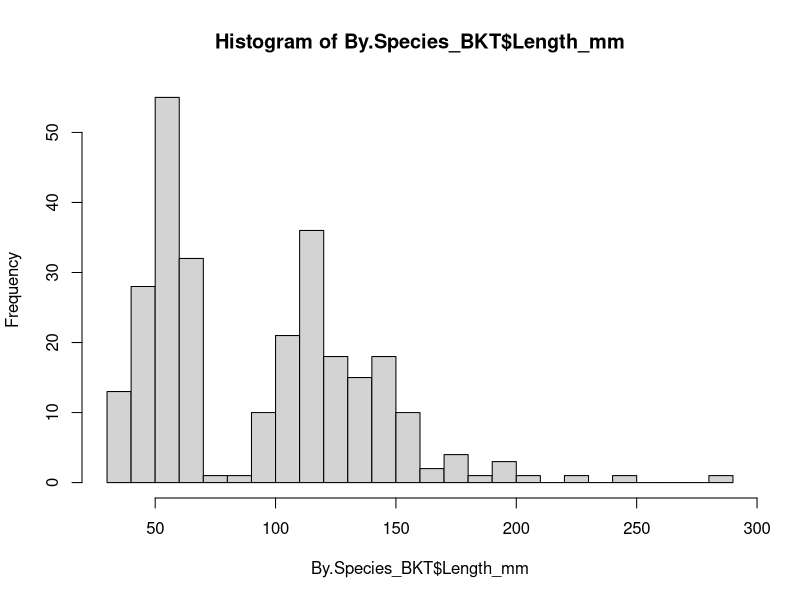

This figure's R source:
#Set working Directory 

setwd("C:/GitHub/johnson_capstone/spring")
#HI

#Now Need to read in data files

#First we will need to download the readxl package since one out of the three data sets is a .xlsx

install.packages("readxl")
library(readxl)

#Install package tidy R 
install.packages("tidyr")
library(tidyr)

AllFishRec <- read_excel ("All_FishRecords.xlsx")
AllFishSurvey <- read.csv("All_FishSurvey.csv")

#To arrange dates in right order, install dplyr package.
install.packages("dplyr")
library(dplyr)


By.Site2 <- subset(AllFishRec, waterName == "Painter.Run")
By.Site1 <- subset(AllFishRec, waterName == "Painter Run")
By.Site <- rbind(By.Site2, By.Site1)

By.Species_BKT <- By.Site %>%
  mutate(
    StreamName = "Painter.Run") %>%
  filter(Species == "Brook Trout"
  )

PainterEventInfo <- subset(AllFishSurvey, AllFishSurvey$SiteCode == "Painter.LittleBear")


#To build a lopp for all the sites, its easier to chose one site and mess around with that first instead of trying all the sites at once!
#Also to make things easier, lets choose a site that has been quality control checked for temp data!
#Painter run aka Painter.LittleBear will be our first choice and its already quality control checked. 

#Now need to read in land temp and stream temp data Painter  
#These two are .csv's though so we have to read them in using the read.csv command 

Painter_LT <- read.csv("Painter_Land_X_QC.csv")

Painter_ST00 <- read.csv("Painter_Stream_X_QC.csv")

Painter_ST01 <- read.csv("Painter_Stream0_X_QC.csv")

#The problem is the stream temperature data is split up into two data sets, and I want them as 1 data set.
#So lets merge the two. 

Painter_ST <- merge(Painter_ST00, Painter_ST01, all = TRUE)


#Now to arrange dates in right order:
Painter_ST <- arrange(Painter_ST, DateTime)

#Now need to get R to reed this as a year date and time rather than a string of numbers.

class(Painter_LT$DateTime)
class(Painter_ST$DateTime)

#It's eneterd as a character, so need to change it to POSIXct
#First do land temp

Painter_LT$DateTime <- as.POSIXct(Painter_LT$DateTime)
class(Painter_LT$DateTime)

summary(Painter_LT)

#Do same thing for stream temp 

Painter_ST$DateTime <- as.POSIXct(Painter_ST$DateTime)
class(Painter_ST$DateTime)

summary(Painter_ST)


#Filter All things in the AllFishRec survey that haave "Painter.Run" in the water name. 
#Also filter all "Brook Trout" from the Species columnn out of the By.Site data set. 

By.Site2 <- subset(AllFishRec, waterName == "Painter.Run")
By.Site1 <- subset(AllFishRec, waterName == "Painter Run")
By.Site <- rbind(By.Site2, By.Site1)

By.Species_BKT <- By.Site %>%
  mutate(
    StreamName = "Painter.Run") %>%
  filter(Species == "Brook Trout"
  )

#The next three factors are all Fish factors!
#Ratio

#Next figure out how to seperate fish less than or equal to certain lengths and then how to make ratio, CPUE, and then how to get fish survesy and temp both togehter to analyze?

#The next step is to classify what Brook Trout are Juvenile/Young of year (YOY) and adults bu size. 
#Based on literature searches, The range for juvenile Brook Trout is 7 to 10 inches and adults are 100 to 120mm. 
#For our protocols, we take fish lengths in milometers (mm). 
#That makes Juvenile Brook trout 70 to 100mm and adults greater than  or equal to 101mm. 
#So anything anything equal to 100mm or less will be a juvenile Trout. Anything greater than or equal to 101mm will be considered an adult Brook Trout. 
#These numbers will likely need to change. 

YOY <- subset(By.Species_BKT, By.Species_BKT$Length_mm <100)
Adult <- subset(By.Species_BKT, By.Species_BKT$Length_mm >101)

YOY$AgeClass <- c(rep("YOY", nrow(YOY)))

Adult$AgeClass <- c(rep("Adult", nrow(Adult)))

Fish.Age.Site <- rbind(YOY, Adult)


hist(By.Species_BKT$Length_mm, breaks = 20)

#Seems adults start at 90, juveniles start at 70? Ask Sara

#Messing with Catch per Unit Effort Stuff bellow

AllFishSurvey <- read_excel("All_FishSurvey.xlsx")

#Bellow is the one you want and that works for pulling event info for certain sites 

#In order to calculate CPUE for Painter Run, I need to pull dates, widths, and shock times from the AllFishSurvey data frame. 
PainterEventInfo <- subset(AllFishSurvey, AllFishSurvey$SiteCode == "Painter.LittleBear")
#Should I only use Painter.LittleBear as painter run or should i use other one as well like Painter.Elk , the UNT, etc???? Ask Matt next meeting 

#Install the lubridate package to doubble chekc that the dates are in POSIXct and NOT character
install.packages("lubridate")
library("lubridate")

class(PainterEventInfo$Date)

#It's in POSIXct, Yay!

#Next, lets reomove some clutter and columns we dont need from the PainterEventInfo data frame. 

PainterEventInfo1 <- PainterEventInfo[, -c(39:66)]

#Now to calculate Area by doing Length * Width 

PainterEventInfo1$Area <- PainterEventInfo1$Length * PainterEventInfo1$AveWid
print(df)

PainterEventInfo2 <- select(PainterEventInfo1, EventCode, Area)

#Now we have our area column and need to calculate CPUE for Painter run 
#We will do this for each year by its unique event code. 
#First is 201107.Painter.LittleBear from 2011

BKT_Painter_AllYears <- By.Species_BKT %>%
  group_by(EventCode) %>%
  summarise(
    NumBKT = length(Species)
  )

CPUE <- left_join(BKT_Painter_AllYears, PainterEventInfo2, 
                  by = "EventCode")

CPUE <- CPUE %>%
  filter(!EventCode == "201107.TP.Painter.LittleBear") %>%
  mutate(
    CPUE = (NumBKT/Area) * 100
  )

#Making Ratios 

install.packages("tidyr")
library(tidyr)

AgeClassCounts <- Fish.Age.Site %>%
  filter(!EventCode == "201107.TP.Painter.LittleBear") %>%
  group_by(EventCode, AgeClass) %>%
  summarise(count = n())

# Pivot the data to have YOY and adult as columns
ratio_data <- AgeClassCounts %>%
  pivot_wider(names_from = AgeClass, values_from = count, values_fill = 0)

# Calculate the ratio
ratio_data <- ratio_data %>%
  mutate(Ratio_YOY_to_Adult = YOY / Adult)

ratio_data1 <- ratio_data %>%
  mutate(Ratio_Adult_to_YOY = Adult / YOY)
#Maybe multiply by 100 or make a percentage?

#Now lets calculate biomass 

Biomass <- By.Species_BKT %>%
  filter(!EventCode == "201107.TP.Painter.LittleBear") %>%
  group_by(EventCode) %>%
  summarise(
    Biomass = sum(Wt_g)
  )

CPUE_Biomass <- left_join(Biomass, PainterEventInfo2,
                          by = "EventCode")

CPUE_Biomass <- mutate(CPUE_Biomass,
  CPUE_Bio = (Biomass/Area) *100
)


#The next three factors are temperature factors

#Brook Trout start to experience thermal stress at about 20 degress ceclisius. Temperatures of 24 to 25 degrees Celsius are lethal for them. 

#Days Over 20 degrees Celsius factor. 
#So for each year, we are going to determine how many days the tempertuaure is over 20(or other) degrees Celsius. 

#To do that, I need to pull out the year and make it a new column

Painter_LT$Year <- format(as.Date(Painter_LT$DateTime), "%Y")
summary(Painter_LT)

Painter_LT$Month <- month(ymd(Painter_LT$DateTime), label = TRUE, abbr = FALSE)

#Now do it for stream temp 

Painter_ST$Year <- format(as.Date(Painter_ST$DateTime), "%Y")
summary(Painter_ST)

Painter_ST$Month <- month(ymd(Painter_ST$DateTime), label = TRUE, abbr = FALSE)

#Lets take Painter_ST and make it a new data frame so we don't rewrite Painter_ST in the feature 

Temps <- as.data.frame(Painter_ST)
#Now messing with 3 new variables. 

TempsMY <- as.data.frame(Temps)

TempsMY$Month <- format(TempsMY$DateTime, "%m")

#TempsMY$DateTime <- as.Date(TempsMY$DateTime)

#TempsMY$Month <- month(TempsMY$DateTime)

#Midnight - 11:59pm >10 degrees c

TempsG10 <- TempsMY %>%
  filter(Temp_C >= 10) %>%
  group_by(DateTime) %>%
  summarise(numberoflogs_dayG10 = n())

#AvgDailyTemp > 10 degres C

AvgDailyTemp <- TempsMY %>%
  group_by(DateTime) %>% 
  summarise(
  AvgDailyTempC = mean(Temp_C)) %>%
  filter(AvgDailyTempC >= 10)

#Daily max temp > 10 degrees C 

DailyMaxTemp <- TempsMY %>%
  group_by(DateTime) %>%
  summarize(
    DailyMaxTempC = max(Temp_C)) %>%
    filter(DailyMaxTempC >= 10)

# + # of logs at max temp

#Temps Month Year

#Midnight - 11:59pm >10 degrees c

TempsG10MY <- TempsMY %>%
  filter(Temp_C >= 10) %>%
  group_by(Year, Month) %>%
  summarise(numberoflogs_MYG10 = n())

#AvgMYTemp > 10 degres C

Avg_YM_TempMY <- TempsMY %>%
  group_by(Year, Month) %>% 
  summarise(
    Avg_YM_TempC = mean(Temp_C)) %>%
  filter(Avg_YM_TempC >= 10)

#MY max temp > 10 degrees C 

MaxTemp_MY <- TempsMY %>%
  group_by(Year, Month) %>%
  summarize(
    YM_MaxTempC = max(Temp_C)) %>%
  filter(YM_MaxTempC >= 10)

# + # of logs at max temp

#Matt's Stuff
minmaxtemp <- transform(Temps, min=ave(Temp_C, strftime(DateTime, '%F'), FUN=min),
                        max=ave(Temp_C, strftime(DateTime, '%F'), FUN=max))

minmaxtemp1 <- minmaxtemp %>%
  select(Month, Year, min, max) %>%
  unique()

minmaxtemp$tempdiff <- minmaxtemp$max - minmaxtemp$min

#Sara's stuff
minmaxtemp <- Temps %>%
  group_by(Month, Year) %>%
  summarise(
    min = min(Temp_C),
    max = max(Temp_C)
  )
  

#sept2018 <- subset(minmaxtemp, minmaxtemp$Month == "September" & minmaxtemp$Year == 2018)

Max2018 <- subset(minmaxtemp, minmaxtemp$Year == 2018)
sum(unique(Max2018$max) > 10, na.rm=TRUE)

Max2018 <- subset(minmaxtemp, minmaxtemp$Year == 2018)
sum(unique(Max2018$max) > 15, na.rm=TRUE)

Max2018 <- subset(minmaxtemp, minmaxtemp$Year == 2018)
sum(unique(Max2018$max) > 20, na.rm=TRUE)

Max2019 <- subset(minmaxtemp, minmaxtemp$Year == 2019)
sum(unique(Max2019$max) > 10, na.rm=TRUE)

Max2019 <- subset(minmaxtemp, minmaxtemp$Year == 2019)
sum(unique(Max2019$max) > 15, na.rm=TRUE)

Max2019 <- subset(minmaxtemp, minmaxtemp$Year == 2019)
sum(unique(Max2019$max) > 20, na.rm=TRUE)

Max2020 <- subset(minmaxtemp, minmaxtemp$Year == 2020)
sum(unique(Max2020$max) > 10, na.rm=TRUE)

Max2020 <- subset(minmaxtemp, minmaxtemp$Year == 2020)
sum(unique(Max2020$max) > 15, na.rm=TRUE)

Max2020 <- subset(minmaxtemp, minmaxtemp$Year == 2020)
sum(unique(Max2020$max) > 20, na.rm=TRUE)

Max2021 <- subset(minmaxtemp, minmaxtemp$Year == 2021)
sum(unique(Max2021$max) > 10, na.rm=TRUE)

Max2021 <- subset(minmaxtemp, minmaxtemp$Year == 2021)
sum(unique(Max2021$max) > 15, na.rm=TRUE)

Max2021 <- subset(minmaxtemp, minmaxtemp$Year == 2021)
sum(unique(Max2021$max) > 20, na.rm=TRUE)

#The Next factor is going to be degree days for certain periods of time each year.The Higher the degree days, you can get without thermal stress, the more development and rate of development you can get.
#Lets start with Brook Trouts spawning period which is September to October. 

#Calculate average degree days for each year for September and October. 

#Messing around with degree days bellow 

#Never ended up using degree days so comment out this section of code!!!!!

#base_temperature <- c(0)

#Painter_ST <- Painter_ST %>%
#  mutate(Date = as.Date(DateTime),  # Convert DateTime to Date
#         DegreeDays = pmax(0, Temp_C - base_temperature)) %>%
# group_by(Year) %>%
#  summarize(TotalDegreeDays = sum(DegreeDays))


#Painter_ST <- Painter_ST %>%
#  mutate(Date = as.Date(DateTime),
#         Month = format(Date, "%m"),
#         DegreeDays = pmax(0, Temp_C - base_temperature)) %>%
#  filter(Month %in% c("09", "10")) %>%
#  group_by(Year) %>%
#  summarize(TotalDegreeDays = sum(DegreeDays))

#Painter_ST <- Painter_ST %>%
#  mutate(Date = as.Date(DateTime),
#         Month = format(Date, "%m"),
#         DegreeDays = pmax(0, Temp_C - base_temperature)) %>%
#  filter(Month %in% c("09", "10")) %>%
#  group_by(Year) %>%
#  summarize(
#    TotalDegreeDays = sum(DegreeDays),
#    NumDaysBetweenSepOct = n(),  # Number of days between September and October
#    AvgTemperature = mean(Temp_C)  # Average temperature for those two months
#  )

#The Third factor will be the highest and lowest stream temperature of each month to see what the extremes are.

Painter_Monthly_Extremes <- Painter_ST %>%
  group_by(Year, Month) %>%
  summarise(
    Highest_Temperature_C = max(Temp_C, na.rm = TRUE),
    Lowest_Temperature_C = min(Temp_C, na.rm = TRUE)
  )         

#DON'T USE FOURTH FACTOR, USE FIFTH FACTOR INSTEAD
#Fourth Factor is minimum and maximum average temperature for the month based on average temperature per day

#Painter_Monthly_Extremes_Avg <- Painter_ST %>%
#  group_by(DateTime) %>%
#  summarise(
#    Avg_Temp = mean(Temp_C, na.rm = TRUE)
#    )        

#Painter_Monthly_Extremes_Avg2 <- Painter_Monthly_Extremes_Avg %>%
#  separate(DateTime, into = c("Year", "Month", "Day"), sep = "-" )
  
#Painter_Monthly_Extremes_Avg3 <- Painter_Monthly_Extremes_Avg2 %>%
#  group_by(Year, Month) %>%
#  summarise(min=min(Avg_Temp), max=max(Avg_Temp))

#Fifth Factor is minimum and maximum temperature for the day computed/calculated to the average per month

Painter_Monthly_Extremes_MinMax <- Painter_ST %>%
  group_by(DateTime) %>%
  summarise(
    min_temp = min(Temp_C, na.rm = TRUE), max_temp = max(Temp_C, na.rm = TRUE)
  )        

Painter_Monthly_Extremes_MinMax2 <- Painter_Monthly_Extremes_MinMax %>%
  separate(DateTime, into = c("Year", "Month", "Day"), sep = "-" )

Painter_Monthly_Extremes_MinMax3 <- Painter_Monthly_Extremes_MinMax2 %>%
  group_by(Year, Month) %>%
  summarise(AverageMin=mean(min_temp), AverageMax=mean(max_temp))

######
#Don't think I need this code for days over 20C, but don't want to get rid of it yet just in case 

#lubrudate package is already installed, so need to group by year and mutate a new column to show the days over 20C fro Stream Temp 

Painter_ST <- Painter_ST %>%
  group_by(Year) %>%
  mutate(Days_Over_20C = sum(Temp_C >= 20))

#Lets do the same ting but for days greater then or equal to 24 degrees Celsius

Painter_ST <- Painter_ST %>%
  group_by(Year) %>%
  mutate(Days_Over_24C = sum(Temp_C >= 24))
